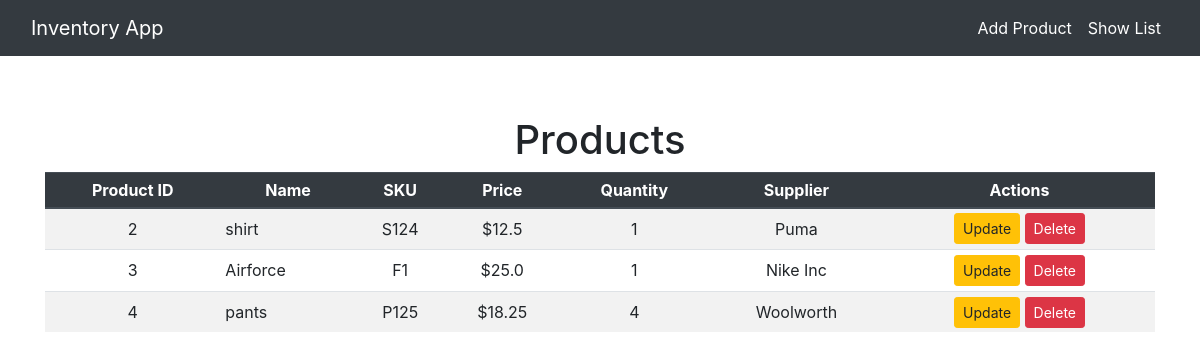
Page /list on the committed database.
### invApp/models.py (models this page shows, shortened)
class Product(models.Model):
    product_id = models.AutoField(primary_key=True)
    name = models.CharField(max_length= 100)
    sku = models.CharField(max_length = 50, unique = True)
    price = models.FloatField()
    quantity = models.IntegerField()
    supplier = models.CharField(max_length = 100 )

### invApp/views.py (the view)
# urls.py: path('list', views.product_list_view, name = 'product_list'),
def product_list_view(request):
    products = Product.objects.all()
    return render(request, 'invApp/product_list.html', {'products':products})

### invApp/templates/invApp/product_list.html (shortened to what this page needs)
{% extends 'invApp/layout.html' %}
{% block content %}
<h1 class="text-center">Products</h1>
<div class="table-responsive">
  <table class="table table-striped table-sm text-center">
    <thead class="thead-dark">
      <tr>
        <th>Product ID</th>
        <th>Name</th>
        <th>SKU</th>
        <th>Price</th>
        <th>Quantity</th>
        <th>Supplier</th>
        <th>Actions</th>
      </tr>
    </thead>
    <tbody>
      {% for product in products %}
        <tr>
          <td>{{ product.product_id }}</td>
          <td class="text-left">{{ product.name }}</td>
          <td>{{ product.sku }}</td>
          <td>${{ product.price }}</td>
          <td>{{ product.quantity }}</td>
          <td>{{ product.supplier }}</td>
          <td>
            <a href="{% url 'product_update' product.product_id %}" class="btn btn-sm btn-warning">Update</a>
            <a href="{% url 'product_delete' product.product_id %}" class="btn btn-sm btn-danger">Delete</a>
          </td>
        </tr>
      {% endfor %}
    </tbody>
  </table>
</div>
{% endblock %}

### invApp/templates/invApp/layout.html (shortened to what this page needs)
<!DOCTYPE html>
<html lang="en">
  <head>
    <link href="https://cdn.jsdelivr.net/npm/bootstrap@4.5.2/dist/css/bootstrap.min.css" rel="stylesheet" />
  </head>
  <body>
    <nav class="navbar navbar-expand-lg navbar-dark bg-dark fixed-top">
      <div class="container-fluid">
        <a href="{% url 'home' %}" class="navbar-brand">Inventory App</a>
        <div class="collapse navbar-collapse" id="navbarNav">
          <ul class="navbar-nav ml-auto">
            <li class="nav-item">
              <a href="{% url 'product_create' %}" class="nav-link">Add Product</a>
            </li>
            <li class="nav-item">
              <a href="{% url 'product_list' %}" class="nav-link">Show List</a>
            </li>
          </ul>
        </div>
      </div>
    </nav>
    <div style="height: 70px;"></div>
    <div class="container">{% block content %} {% endblock %}</div>
  </body>
</html>

### invApp/templates/invApp/layout.html (style rules this page uses)
body { padding-top: 26px; }
.container { margin-top: 20px; }
.navbar-brand, .nav-link { color: #fff !important; }
.table th, .table td { vertical-align: middle; }

### rows in the picture
Product: product_id "2", name "shirt", sku "S124", price "12.5", quantity "1", supplier "Puma"
Product: product_id "3", name "Airforce", sku "F1", price "25.0", quantity "1", supplier "Nike Inc"
Product: product_id "4", name "pants", sku "P125", price "18.25", quantity "4", supplier "Woolworth"
